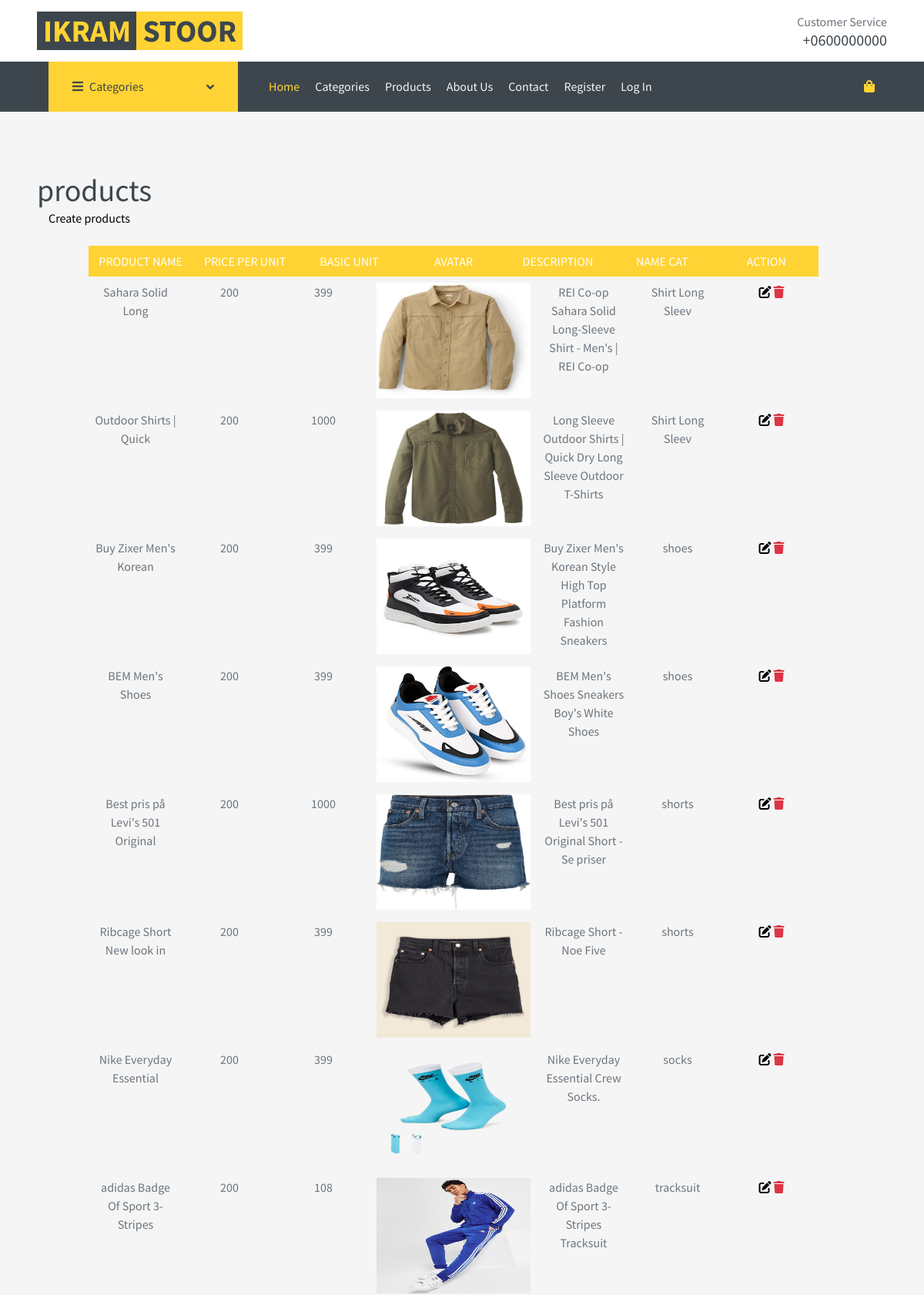
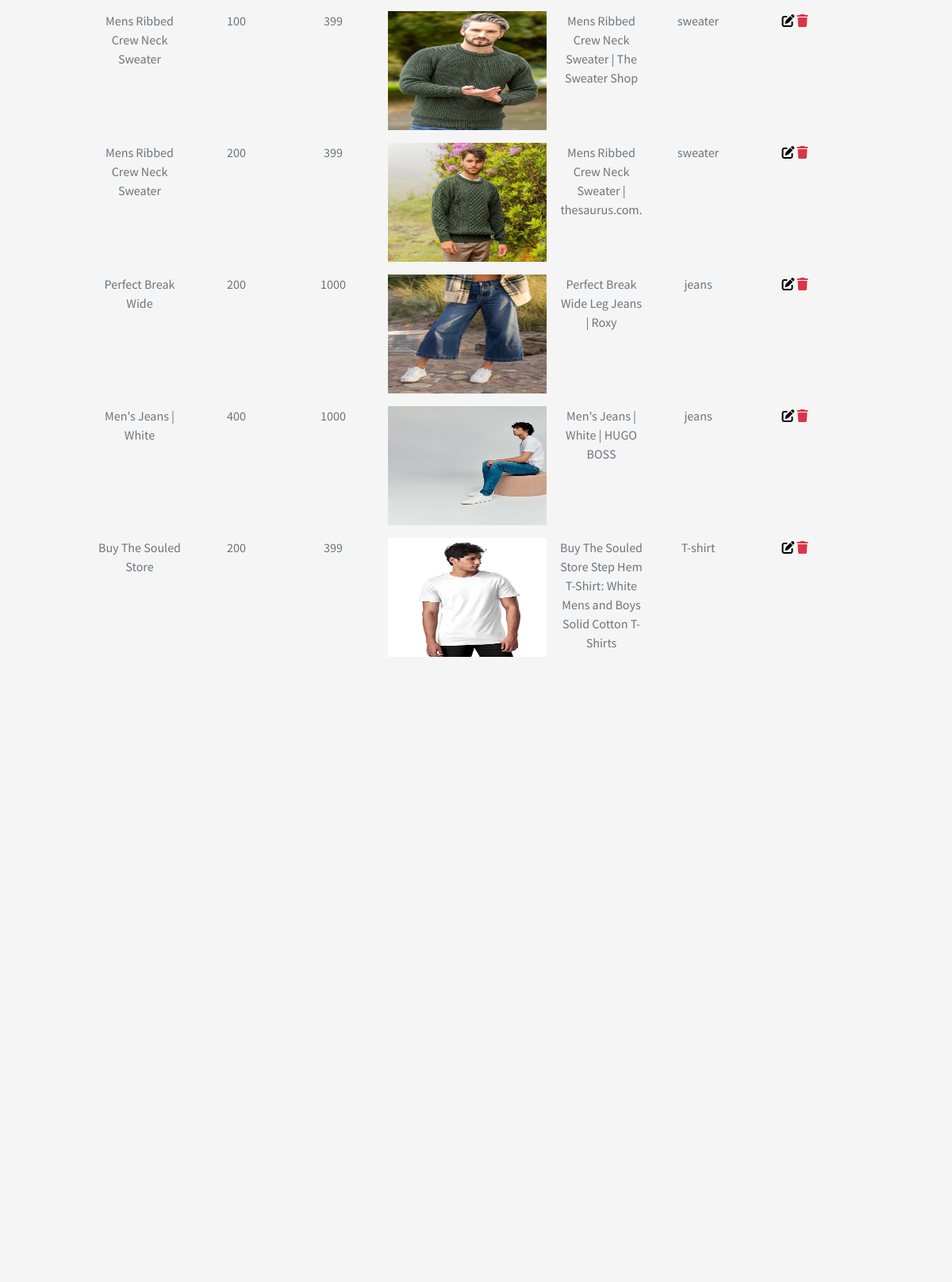
The app's page /product/ (upper part) with its own data (2 pictures, top to bottom).
### all/models.py (models this page shows, shortened)
class Product(models.Model):
    name= models.CharField(max_length=100, null=True)
    price_per_unit = models.CharField(max_length=100, null=True)
    basic_unit = models.CharField(max_length=100, null=True)
    description = models.CharField(max_length=100, null=True)
    avatar = models.ImageField( null=True )
    date_created= models.DateTimeField(auto_now_add=True, null=True)
    sizes = models.ManyToManyField(Size)
    colors = models.ManyToManyField(Color)
    nameCat = models.ForeignKey(Cat,null=True, on_delete=models.CASCADE)

class Cat(models.Model):
    name= models.CharField(max_length=100, null=True)
    avatar = models.ImageField( null=True )
    date_created= models.DateTimeField(auto_now_add=True, null=True)
    def __str__(self):
        return self.name

### all/views.py (the view)
# urls.py: path('product/',views.products, name="products"),
def products(request):
    products = Product.objects.all()
    cats = Cat.objects.all()
    return render(request,"all/product.html" , {'products': products,'cats':cats})

### all/templates/all/product.html (shortened to what this page needs)
{% extends "all/main.html" %}
{% block content %}
<h1 class="pt-5 pl-5">products</h1>
    <div class="col" >
      <a class="pt-5 pl-5" href="{% url 'create_Product' %}">Create products</a>
    </div>
<br>
<div class="container">
	<div class="table" style="margin-bottom: 734px">
		<div class="table-header" style="width: 948px">
			<div class="header__item"><a id="name" class="filter__link" href="#">Product Name</a></div>
			<div class="header__item"><a id="wins" class="filter__link filter__link--number" href="#">Price Per Unit</a></div>
			<div class="header__item"><a id="draws" class="filter__link filter__link--number" href="#">Basic Unit</a></div>
      <div class="header__item"><a id="draws" class="filter__link filter__link--number" href="#">Avatar</a></div>
			<div class="header__item"><a id="losses" class="filter__link filter__link--number" href="#">Description</a></div>
			<div class="header__item"><a id="total" class="filter__link filter__link--number" href="#">Name Cat</a></div>
      <div class="header__item"><a id="total" class="filter__link filter__link--number" href="#">Action</a></div>
		</div>
		<div class="table-content">
      {% for item  in products %}
			<div class="table-row" style="width: 948px">
				<div class="table-data">{{item.name}}</div>
				<div class="table-data">{{item.price_per_unit}}</div>
				<div class="table-data">{{item.basic_unit}}</div>
        <div class="table-data" ><img  height=150 width=200 src="{{item.avatar.url}}" alt=""></div>
				<div class="table-data">{{item.description}}</div>
				<div class="table-data">{{item.nameCat}}</div>
        <div class="table-data"> <a href="{% url 'update_Product' item.id %}"><i class="fa-solid fa-pen-to-square"></i></a>
          <a class="text-danger" href="{% url 'delete_Product' item.id %}"><i class="fa-solid fa-trash"></i></a></div>
			</div>
      {% endfor %}
		</div>
	</div>
</div>
{% endblock  %}

### all/templates/all/product.html (style rules this page uses)
*, *:before, *:after { box-sizing:border-box; }
body { padding:$base-spacing-unit; font-family:'Source Sans Pro', sans-serif; margin:0; }
h1,h2,h3,h4,h5,h6 { margin:0; }
.container { max-width: 1000px; margin-right:auto; margin-left:auto; display:flex; justify-content:center; align-items:center; min-height:100vh; }
.table { width:100%; border:1px solid $color-form-highlight; }
.table-header { display: flex; width: 100%; background: #ffd333; padding: ($half-spacing-unit * 1.5) 0; width: 600px; }
.table-data, .header__item { flex: 1 1 20%; text-align:center; }
.header__item { text-transform:uppercase; }
a { color:black; }

### records on screen
Product: name "Sahara Solid Long", price_per_unit "200", basic_unit "399", avatar (picture), description "REI Co-op Sahara Solid Long-Sleeve Shirt - Men's | REI Co-op", nameCat "Shirt Long Sleev"
Product: name "Outdoor Shirts | Quick", price_per_unit "200", basic_unit "1000", avatar (picture), description "Long Sleeve Outdoor Shirts | Quick Dry Long Sleeve Outdoor T-Shirts", nameCat "Shirt Long Sleev"
Product: name "Buy Zixer Men's Korean", price_per_unit "200", basic_unit "399", avatar (picture), description "Buy Zixer Men's Korean Style High Top Platform Fashion Sneakers", nameCat "shoes"
Product: name "BEM Men's Shoes", price_per_unit "200", basic_unit "399", avatar (picture), description "BEM Men's Shoes Sneakers Boy's White Shoes", nameCat "shoes"
Product: name "Best pris på Levi's 501 Original", price_per_unit "200", basic_unit "1000", avatar (picture), description "Best pris på Levi's 501 Original Short - Se priser", nameCat "shorts"
Product: name "Ribcage Short New look in", price_per_unit "200", basic_unit "399", avatar (picture), description "Ribcage Short - Noe Five", nameCat "shorts"
Product: name "Nike Everyday Essential", price_per_unit "200", basic_unit "399", avatar (picture), description "Nike Everyday Essential Crew Socks.", nameCat "socks"
Product: name "adidas Badge Of Sport 3-Stripes", price_per_unit "200", basic_unit "108", avatar (picture), description "adidas Badge Of Sport 3-Stripes Tracksuit", nameCat "tracksuit"
Product: name "Mens Ribbed Crew Neck Sweater", price_per_unit "100", basic_unit "399", avatar (picture), description "Mens Ribbed Crew Neck Sweater | The Sweater Shop", nameCat "sweater"
Product: name "Mens Ribbed Crew Neck Sweater", price_per_unit "200", basic_unit "399", avatar (picture), description "Mens Ribbed Crew Neck Sweater | thesaurus.com.", nameCat "sweater"
Product: name "Perfect Break Wide", price_per_unit "200", basic_unit "1000", avatar (picture), description "Perfect Break Wide Leg Jeans | Roxy", nameCat "jeans"
Product: name "Men's Jeans | White", price_per_unit "400", basic_unit "1000", avatar (picture), description "Men's Jeans | White | HUGO BOSS", nameCat "jeans"
Product: name "Buy The Souled Store", price_per_unit "200", basic_unit "399", avatar (picture), description "Buy The Souled Store Step Hem T-Shirt: White Mens and Boys Solid Cotton T-Shirts", nameCat "T-shirt"
